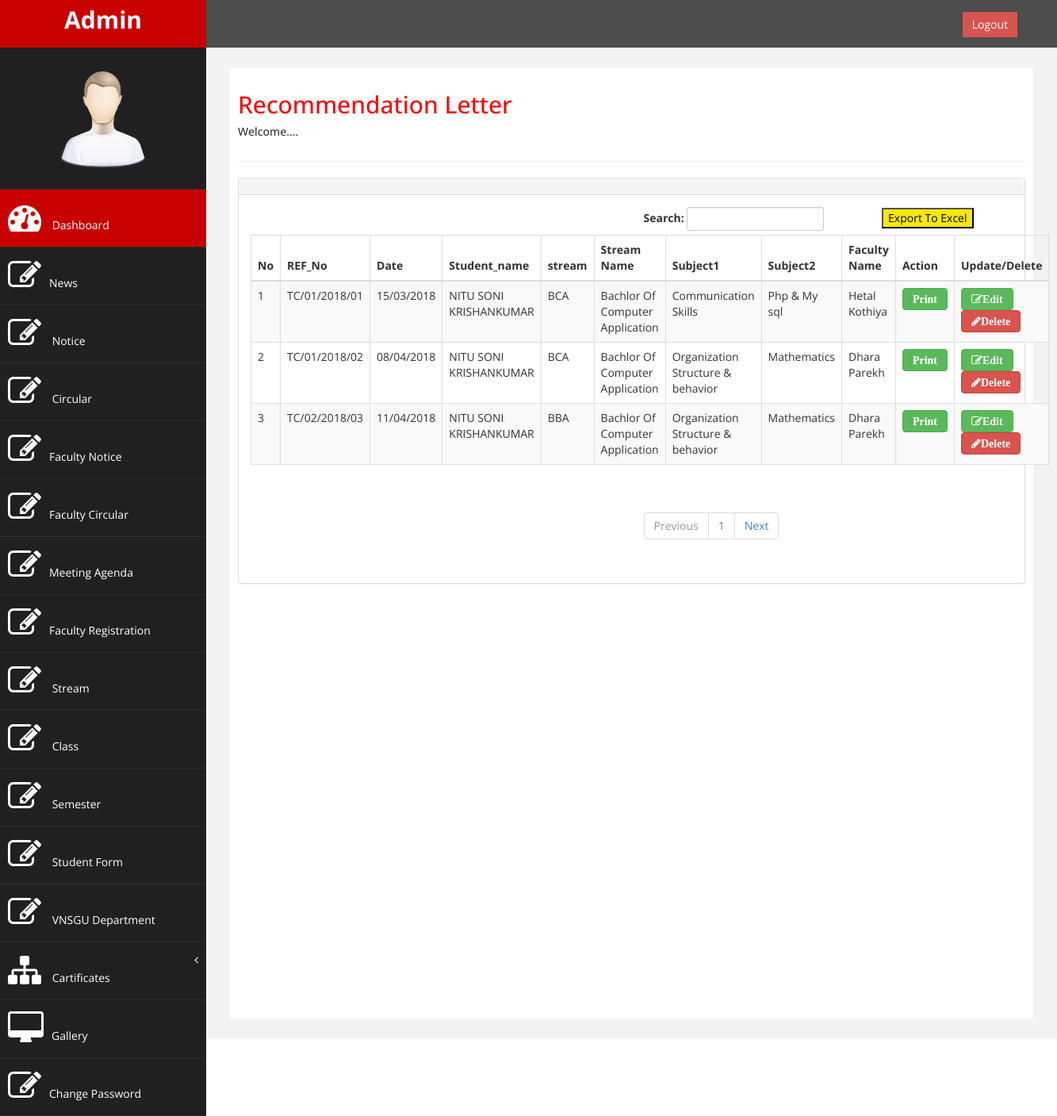
The page /admin/viewrecommendation.php (signed in) on the database its author committed.
### tables this page shows
CREATE TABLE `recommendation` (
  `recommendation_id` int(11) NOT NULL,
  `ref_no` varchar(50) DEFAULT NULL,
  `date` varchar(20) DEFAULT NULL,
  `student_id` int(11) NOT NULL,
  `gender` varchar(20) DEFAULT NULL,
  `gender1` varchar(20) DEFAULT NULL,
  `stream_id` int(11) NOT NULL,
  `stream_name` varchar(200) DEFAULT NULL,
  `subject1` varchar(200) DEFAULT NULL,
  `subject2` varchar(100) DEFAULT NULL,
  `faculty_name` varchar(100) DEFAULT NULL
);

CREATE TABLE `student_detail` (
  `student_id` int(11) NOT NULL,
  `name` varchar(50) DEFAULT NULL,
  `address` varchar(100) DEFAULT NULL,
  `city` varchar(30) DEFAULT NULL,
  `pin` int(11) DEFAULT NULL,
  `mobile` bigint(20) DEFAULT NULL,
  `email` varchar(35) DEFAULT NULL,
  `dob` date NOT NULL,
  `stream_id` int(11) DEFAULT NULL,
  `class_id` int(11) DEFAULT NULL
);

CREATE TABLE `stream` (
  `stream_id` int(11) NOT NULL,
  `stream` varchar(20) DEFAULT NULL
);

### admin/viewrecommendation.php (the view, shortened to what this page needs)
<?php
$servername = "localhost";
$username = "root";
$password = "";
$dbname = "oas";
$conn = new mysqli($servername, $username, $password, $dbname);
?>
<!DOCTYPE html PUBLIC "-//W3C//DTD XHTML 1.0 Transitional//EN" "http://www.w3.org/TR/xhtml1/DTD/xhtml1-transitional.dtd">
<html xmlns="http://www.w3.org/1999/xhtml">
<head>
</head>
<body>
<?php include 'header1.php';?>
<div id="page-wrapper" >
            <div id="page-inner">
                <div class="row">
                    <div class="col-md-12">
                     <h2> Recommendation Letter </h2>
                        <h5>Welcome.... </h5>
                    </div>
                </div>
                 <hr />
          <div class="row">
                <div class="col-md-12">
                    <div class="panel panel-default">
                        <div class="panel-heading">
                        </div>
                        <div class="panel-body">
                            <div class="table-responsive">
                                <div id="dataTables-example_wrapper" class="dataTables_wrapper form-inline" role="grid"><div class="row"><div class="col-sm-6"><div class="dataTables_length" id="dataTables-example_length"></div></div><div class="col-sm-6"><div id="dataTables-example_filter" class="dataTables_filter"><label>Search:&nbsp;<input type="search" class="form-control input-sm" aria-controls="dataTables-example" onKeyUp="aa();" id="sea">&nbsp;&nbsp;&nbsp;&nbsp;&nbsp;&nbsp;&nbsp;&nbsp;&nbsp;&nbsp;</label>&nbsp;&nbsp;&nbsp;&nbsp;&nbsp;&nbsp;&nbsp;&nbsp;&nbsp;&nbsp;</label><button style="background:#F9E704"><a href="exporrecom.php"><font color="#000000">Export To Excel</font></a></button></div></div></div><div id="data"><table class="table table-striped table-bordered table-hover dataTable no-footer" id="dataTables-example" aria-describedby="dataTables-example_info">
                                    <thead>
                                        <tr role="row"><th class="sorting_asc" tabindex="0" aria-controls="dataTables-example" rowspan="1" colspan="1" aria-sort="ascending" aria-label="Rendering engine: activate to sort column ascending" style="width: 200px;">No</th><th class="sorting_asc" tabindex="0" aria-controls="dataTables-example" rowspan="1" colspan="1" aria-sort="ascending" aria-label="Rendering engine: activate to sort column ascending" style="width: 200px;">REF_No</th><th class="sorting" tabindex="0" aria-controls="dataTables-example" rowspan="1" colspan="1" aria-label="Browser: activate to sort column ascending" style="width: 292px;">Date</th><th class="sorting" tabindex="0" aria-controls="dataTables-example" rowspan="1" colspan="1" aria-label="Browser: activate to sort column ascending" style="width: 292px;">Student_name</th><th class="sorting" tabindex="0" aria-controls="dataTables-example" rowspan="1" colspan="1" aria-label="Browser: activate to sort column ascending" style="width: 292px;">stream</th><th class="sorting" tabindex="0" aria-controls="dataTables-example" rowspan="1" colspan="1" aria-label="Browser: activate to sort column ascending" style="width: 292px;">Stream Name</th><th class="sorting" tabindex="0" aria-controls="dataTables-example" rowspan="1" colspan="1" aria-label="Browser: activate to sort column ascending" style="width: 292px;">Subject1</th><th class="sorting" tabindex="0" aria-controls="dataTables-example" rowspan="1" colspan="1" aria-label="Browser: activate to sort column ascending" style="width: 292px;">Subject2</th><th class="sorting" tabindex="0" aria-controls="dataTables-example" rowspan="1" colspan="1" aria-label="Browser: activate to sort column ascending" style="width: 292px;">Faculty Name</th> <th class="sorting" tabindex="0" aria-controls="dataTables-example" rowspan="1" colspan="1" aria-label="Browser: activate to sort column ascending" style="width: 292px;">Action</th><th class="sorting" tabindex="0" aria-controls="dataTables-example" rowspan="1" colspan="1" aria-label="Browser: activate to sort column ascending" style="width: 292px;">Update/Delete</th></tr>
                                    </thead>
                                    <tbody>
                                    <?php
									                                        $record_per_page=10;
									$ret="select a.recommendation_id,a.ref_no,a.date,d.name,s.stream,a.stream_name,a.subject1,a.subject2,a.faculty_name from recommendation a,stream s,student_detail d where a.stream_id=s.stream_id and a.student_id=d.student_id";
										$stmt = $conn->prepare($ret);
										$stmt->execute();
										$res=$stmt->get_result();
										$cnt=1;
										while($row=$res->fetch_object())
	 	 									{
	  								?>
                                    <tr class="odd gradeA">
                                            <td class="sorting_1"><?php echo $cnt;;?></td>
                                            <td class=" "><?php echo $row->ref_no;?></td>
                                            <td class=" "><?php echo $row->date;?></td>
                                            <td class=" "><?php echo $row->name;?></td>
                                            <td class=" "><?php echo $row->stream;?></td>
                                            <td class=" "><?php echo $row->stream_name;?></td>
                                            <td class=" "><?php echo $row->subject1;?></td>
                                            <td class=" "><?php echo $row->subject2;?></td>
                                            <td class=" "><?php echo $row->faculty_name;?></td>
                                             <td><a href="recommodation-letter design.php?recommendation_id=<?php echo $row->recommendation_id;?>" class="btn btn-success fa"><b>Print</b></a></td>
                                            <td><a href="updaterecommendation.php?recommendation_id=<?php echo $row->recommendation_id;?>" class="btn btn-success fa fa-edit"><b>Edit</b></a>&nbsp;&nbsp;
<a href="viewrecommendation.php?del=<?php echo $row->recommendation_id;?>" class="btn btn-danger fa fa-pencil" onclick="return confirm('Do you want to delete');"><b>Delete</b></a></td>
                                        </tr>
                                        <?php $cnt=$cnt+1; }?>
                                        </tbody>
                                </table></div><div class="row"><div class="col-sm-6">
							</div><div class="col-sm-6">
                           <div class="pagination">
		<?php
		$page_query="select * from recommendation ORDER BY recommendation_id ASC";
		$page_result=mysqli_query($conn,$page_query);
		$total_records=mysqli_num_rows($page_result);
		$total_pages=ceil($total_records/$record_per_page);
		$pagLink = "<nav><ul class='pagination'><li class='paginate_button previous disabled' aria-controls='dataTables-example' tabindex='0' id='dataTables-example_previous'><a href='#'>Previous</a></li>";
		for($i=1;$i<=$total_pages;$i++)
		{
			 $pagLink .= "<li class='paginate_button' aria-controls='dataTables-example' tabindex='0'><a href='viewrecommendation.php?page=".$i."'>".$i."</a></li>";
		};
		echo $pagLink . "<li class='paginate_button next' aria-controls='dataTables-example' tabindex='0' id='dataTables-example_next'><a href='viewrecommendation.php?page=".$i."'>Next</a></li></ul></nav>";
		?>
							</div>
	</div>
							</div>
						</div>
	 </div>
                    </div>
                </div>
            </div>
                </div>
            </div>
<?php include 'footer1.php';?>
</body>
</html>

### admin/assets/css/custom.css (style rules this page uses)
body { font-family: 'Open Sans', sans-serif; }
#page-wrapper { padding: 15px 15px; min-height: 600px; background:#F3F3F3; }
#page-inner { width:100%; margin:10px 20px 10px 0px; background-color:#fff!important; padding:10px; min-height:1200px; }
h2 { color: #f00; }
@media (min-width:768px) { #page-wrapper { margin: 0 0 0 260px; padding: 15px 30px; min-height: 1200px; } }

### rows shown on the page
recommendation: ref_no "TC/01/2018/01", date "15/03/2018", student.name "NITU SONI KRISHANKUMAR", stream.stream "BCA", stream_name "Bachlor Of Computer Application", subject1 "Communication Skills", subject2 "Php & My sql", faculty_name "Hetal Kothiya"
recommendation: ref_no "TC/01/2018/02", date "08/04/2018", student.name "NITU SONI KRISHANKUMAR", stream.stream "BCA", stream_name "Bachlor Of Computer Application", subject1 "Organization Structure & behavior", subject2 "Mathematics", faculty_name "Dhara Parekh"
recommendation: ref_no "TC/02/2018/03", date "11/04/2018", student.name "NITU SONI KRISHANKUMAR", stream.stream "BBA", stream_name "Bachlor Of Computer Application", subject1 "Organization Structure & behavior", subject2 "Mathematics", faculty_name "Dhara Parekh"
